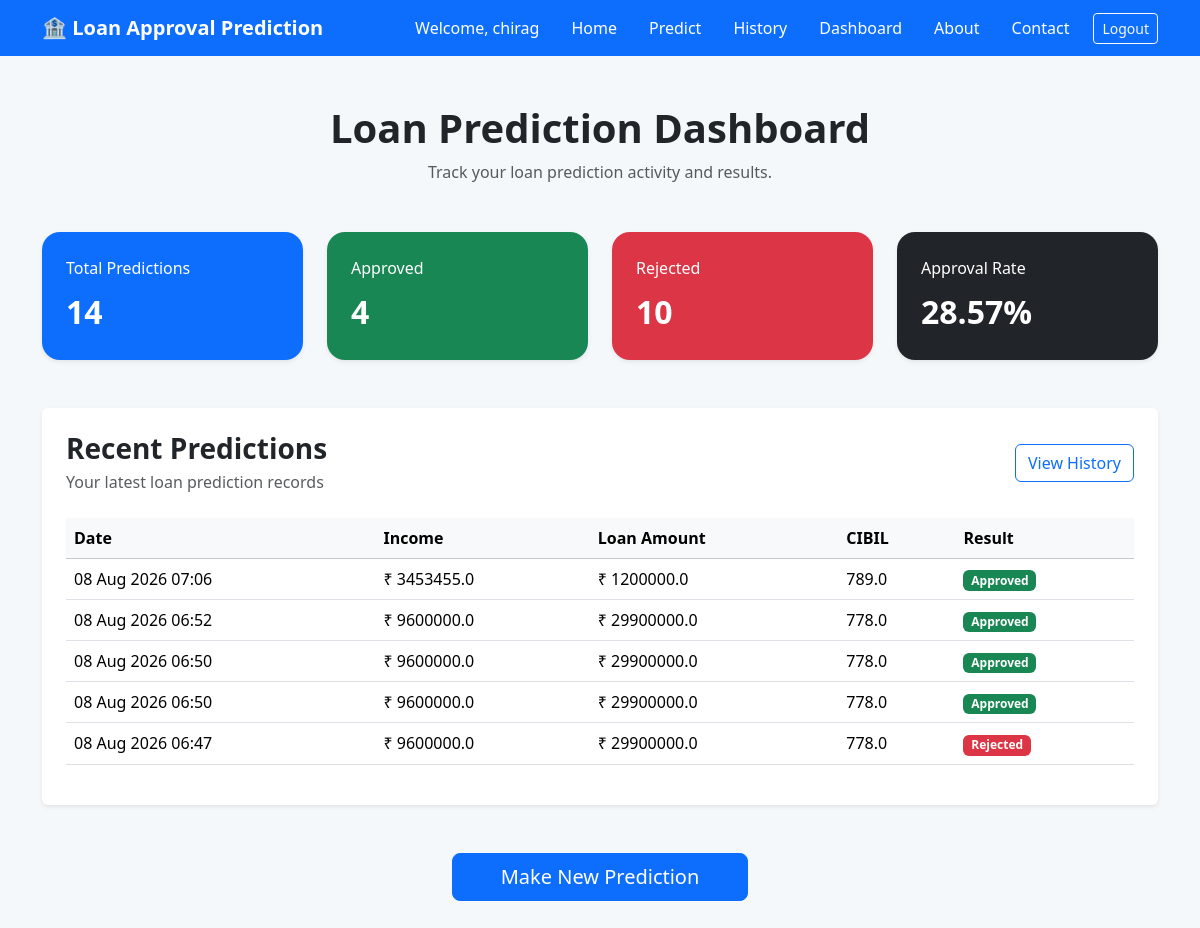
The page /dashboard/ (signed in) on the database its author committed.
### home/models.py (models this page shows, shortened)
class Prediction(models.Model):
    user = models.ForeignKey(
        User,
        on_delete=models.CASCADE,
        null=True,
        blank=True
    )
    no_of_dependents = models.IntegerField()
    education = models.IntegerField()
    self_employed = models.IntegerField()
    income_annum = models.FloatField()
    loan_amount = models.FloatField()
    loan_term = models.FloatField()
    cibil_score = models.FloatField()
    residential_assets_value = models.FloatField()
    commercial_assets_value = models.FloatField()
    luxury_assets_value = models.FloatField()
    bank_asset_value = models.FloatField()
    result = models.CharField(max_length=30)
    created_at = models.DateTimeField(auto_now_add=True)

### home/views.py (the view)
@login_required(login_url="login")
def dashboard(request):
    user_predictions = Prediction.objects.filter(
        user=request.user
    )
    recent_predictions = (
        user_predictions
        .order_by("-created_at")[:5]
    )
    total_predictions = (
        user_predictions.count()
    )
    approved = (
        user_predictions
        .filter(result="Approved")
        .count()
    )
    rejected = (
        user_predictions
        .filter(result="Rejected")
        .count()
    )
    if total_predictions > 0:
        approval_rate = round(
            (approved / total_predictions) * 100,
            2
        )
    else:
        approval_rate = 0
    context = {
        "total_predictions":
            total_predictions,
        "approved":
            approved,
        "rejected":
            rejected,
        "approval_rate":
            approval_rate,
        "recent_predictions":
            recent_predictions,
    }
    return render(
        request,
        "dashboard.html",
        context
    )

### templates/dashboard.html (shortened to what this page needs)
{% extends "base.html" %}
{% block content %}
<div class="text-center mb-5">
    <h1 class="dashboard-title">
        Loan Prediction Dashboard
    </h1>
    <p class="text-muted">
        Track your loan prediction activity and results.
    </p>
</div>
<div class="row g-4 mb-5">
    <div class="col-md-3">
        <div class="card dashboard-card shadow-sm bg-primary text-white">
            <div class="card-body p-4">
                <p class="mb-2">
                    Total Predictions
                </p>
                <div class="stat-number">
                    {{ total_predictions }}
                </div>
            </div>
        </div>
    </div>
    <div class="col-md-3">
        <div class="card dashboard-card shadow-sm bg-success text-white">
            <div class="card-body p-4">
                <p class="mb-2">
                    Approved
                </p>
                <div class="stat-number">
                    {{ approved }}
                </div>
            </div>
        </div>
    </div>
    <div class="col-md-3">
        <div class="card dashboard-card shadow-sm bg-danger text-white">
            <div class="card-body p-4">
                <p class="mb-2">
                    Rejected
                </p>
                <div class="stat-number">
                    {{ rejected }}
                </div>
            </div>
        </div>
    </div>
    <div class="col-md-3">
        <div class="card dashboard-card shadow-sm bg-dark text-white">
            <div class="card-body p-4">
                <p class="mb-2">
                    Approval Rate
                </p>
                <div class="stat-number">
                    {{ approval_rate }}%
                </div>
            </div>
        </div>
    </div>
</div>
<div class="card border-0 shadow-sm">
    <div class="card-body p-4">
        <div class="d-flex justify-content-between align-items-center mb-4">
            <div>
                <h3 class="fw-bold mb-1">
                    Recent Predictions
                </h3>
                <p class="text-muted mb-0">
                    Your latest loan prediction records
                </p>
            </div>
            <a href="{% url 'history' %}"
               class="btn btn-outline-primary">
                View History
            </a>
        </div>
        {% if recent_predictions %}
        <div class="table-responsive">
            <table class="table table-hover align-middle">
                <thead class="table-light">
                    <tr>
                        <th>Date</th>
                        <th>Income</th>
                        <th>Loan Amount</th>
                        <th>CIBIL</th>
                        <th>Result</th>
                    </tr>
                </thead>
                <tbody>
                {% for p in recent_predictions %}
                    <tr>
                        <td>
                            {{ p.created_at|date:"d M Y H:i" }}
                        </td>
                        <td>
                            ₹ {{ p.income_annum }}
                        </td>
                        <td>
                            ₹ {{ p.loan_amount }}
                        </td>
                        <td>
                            {{ p.cibil_score }}
                        </td>
                        <td>
                            {% if p.result == "Approved" %}
                                <span class="badge bg-success">
                                    Approved
                                </span>
                            {% else %}
                                <span class="badge bg-danger">
                                    Rejected
                                </span>
                            {% endif %}
                        </td>
                    </tr>
                {% endfor %}
                </tbody>
            </table>
        </div>
        {% endif %}
    </div>
</div>
<div class="text-center mt-5">
    <a href="{% url 'prediction' %}"
       class="btn btn-primary btn-lg px-5">
        Make New Prediction
    </a>
</div>
{% endblock %}

### templates/base.html (shortened to what this page needs)
<!DOCTYPE html>
<html lang="en">
<head>
    <link
        href="https://cdn.jsdelivr.net/npm/bootstrap@5.3.8/dist/css/bootstrap.min.css"
        rel="stylesheet">
</head>
<body>
<nav class="navbar navbar-expand-lg navbar-dark bg-primary">
    <div class="container">
        <a class="navbar-brand"
           href="{% url 'home' %}">
            🏦 Loan Approval Prediction
        </a>
        <div class="collapse navbar-collapse"
             id="navbarNav">
            <ul class="navbar-nav ms-auto align-items-center">
                {% if user.is_authenticated %}
                    <li class="nav-item">
                        <span class="nav-link text-white">
                            Welcome, {{ user.username }}
                        </span>
                    </li>
                    <li class="nav-item">
                        <a class="nav-link text-white"
                           href="{% url 'home' %}">
                            Home
                        </a>
                    </li>
                    <li class="nav-item">
                        <a class="nav-link text-white"
                           href="{% url 'prediction' %}">
                            Predict
                        </a>
                    </li>
                    <li class="nav-item">
                        <a class="nav-link text-white"
                           href="{% url 'history' %}">
                            History
                        </a>
                    </li>
                    <li class="nav-item">
                        <a class="nav-link text-white"
                           href="{% url 'dashboard' %}">
                            Dashboard
                        </a>
                    </li>
                {% endif %}
                <li class="nav-item">
                    <a class="nav-link text-white"
                       href="{% url 'about' %}">
                        About
                    </a>
                </li>
                <li class="nav-item">
                    <a class="nav-link text-white"
                       href="{% url 'contact' %}">
                        Contact
                    </a>
                </li>
                {% if user.is_authenticated %}
                    <li class="nav-item ms-2">
                        <form method="POST"
                              action="{% url 'logout' %}"
                              class="d-inline">
                            <button type="submit"
                                    class="btn btn-outline-light btn-sm">
                                Logout
                            </button>
                        </form>
                    </li>
                {% endif %}
            </ul>
        </div>
    </div>
</nav>
<main>
    <div class="container py-5">
        {% block content %}
        {% endblock %}
    </div>
</main>
</body>
</html>

### templates/base.html (style rules this page uses)
body { background-color: #f4f8fb; min-height: 100vh; }
.navbar-brand { font-weight: 600; }
.nav-link { margin-left: 8px; margin-right: 8px; }
main { min-height: calc(100vh - 70px); }

### templates/dashboard.html (style rules this page uses)
.dashboard-card { border: none; border-radius: 18px; transition: 0.3s; }
.stat-number { font-size: 2rem; font-weight: 700; }
.dashboard-title { font-weight: 700; }

### rows shown on the page
Prediction: created_at "08 Aug 2026 07:06", income_annum "3453455.0", loan_amount "1200000.0", cibil_score "789.0", result "Approved"
Prediction: created_at "08 Aug 2026 06:52", income_annum "9600000.0", loan_amount "29900000.0", cibil_score "778.0", result "Approved"
Prediction: created_at "08 Aug 2026 06:50", income_annum "9600000.0", loan_amount "29900000.0", cibil_score "778.0", result "Approved"
Prediction: created_at "08 Aug 2026 06:50", income_annum "9600000.0", loan_amount "29900000.0", cibil_score "778.0", result "Approved"
Prediction: created_at "08 Aug 2026 06:47", income_annum "9600000.0", loan_amount "29900000.0", cibil_score "778.0", result "Rejected"

### other values the page prints
{{ user.username }} "chirag"
{{ total_predictions }} "14"
{{ approved }} "4"
{{ rejected }} "10"
{{ approval_rate }} "28.57"
